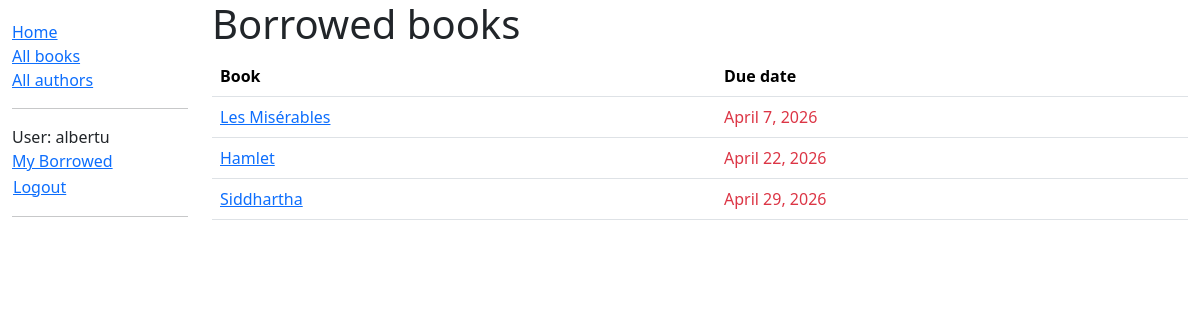
Page /catalog/mybooks/ (signed in) on the earlier database version.
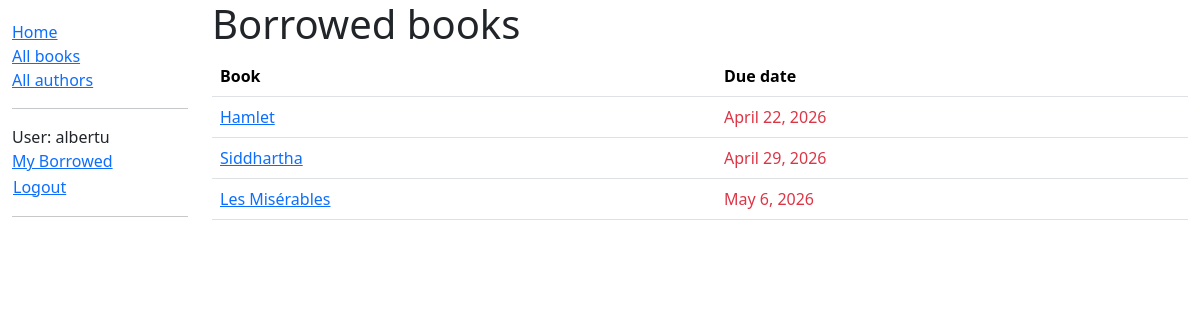
Same page on the later database version.
### catalog/models.py (models this page shows, shortened)
class BookInstance(models.Model):
    LOAN_STATUS = (
        ("m", "Maintenance"),
        ("o", "On loan"),
        ("a", "Available"),
        ("r", "Reserved"),
    )
    id = models.UUIDField(
        primary_key=True,
        default=uuid.uuid4,
        help_text="Unique ID for this book instance across the whole library"
    )
    book = models.ForeignKey(to=Book, on_delete=models.RESTRICT, null=True)
    imprint = models.CharField(max_length=200)
    due_back = models.DateField(null=True, blank=True)
    status = models.CharField(
        max_length=1,
        choices=LOAN_STATUS,
        blank=True,
        default="m",
        help_text="Book availability",
    )
    borrower = models.ForeignKey(to=settings.AUTH_USER_MODEL, on_delete=models.SET_NULL, null=True, blank=True)
    @property
    def is_overdue(self):
        return bool(self.due_back and date.today() > self.due_back)
    class Meta:
        ordering = ['due_back']
        permissions = (
            ("can_mark_returned", "Set book as returned"),
        )

class Book(models.Model):
    title = models.CharField(max_length=200)
    author = models.ForeignKey(to=Author, on_delete=models.RESTRICT, null=True)
    summary = models.TextField(
        max_length=1000,
        help_text="Enter a brief description of the book"
        )
    isbn = models.CharField(
        verbose_name="ISBN",
        max_length=13,
        unique=True,
        help_text='13 Character <a href="https://www.isbn-international.org/content/what-isbn'
                                      '">ISBN number</a>',
        validators=[is_isbn]
        )
    genre = models.ManyToManyField(
        to=Genre,
        help_text="Select a genre for this book.")
    language = models.ForeignKey(to=Language, on_delete=models.RESTRICT, null=False)
    def display_genre(self):
        """Create a string for the genre. Required to display genre in admin."""
        return ", ".join(genre.name for genre in self.genre.all()[:3])
    display_genre.short_description = "Genre"

### catalog/views.py (the view)
# urls.py: path("mybooks/", views.LoanedBooksByUserListView.as_view(), name="my-borrowed"),
class LoanedBooksByUserListView(LoginRequiredMixin, generic.ListView):
    model = BookInstance
    template_name = "catalog/bookinstance_list_borrowed_user.html"
    paginate_by = 10
    def get_queryset(self):
        data = BookInstance.objects.filter(borrower=self.request.user).filter(status__exact="o").order_by("due_back")
        return data

### catalog/templates/catalog/bookinstance_list_borrowed_user.html
{% extends "catalog/base_generic.html" %}
{% block content %}
    <h1>Borrowed books</h1>
    {% if bookinstance_list %}
    <table class="table table-hover">
        <thead>
            <tr>
                <th scope="col">Book</th>
                <th scope="col">Due date</th>
            </tr>
        </thead>
        <tbody>
            {% for bookinst in bookinstance_list %}
            <tr>
                <td><a href="{% url "book-detail" bookinst.book.pk %}">{{bookinst.book.title}}</a></td>
                <td class="{% if bookinst.is_overdue %}text-danger{% endif %}">{{bookinst.due_back}}</td>
            </tr>
            {% endfor %}
        </tbody>
    </table>
    {% else %}
        <p>There are no books borrowed for user: {{user.get_username}}.</p>
    {% endif %}
{% endblock content %}

Differences in the rows shown:
changed BookInstance "Les Misérables": due_back "April 7, 2026" → "May 6, 2026"; moves down the list
